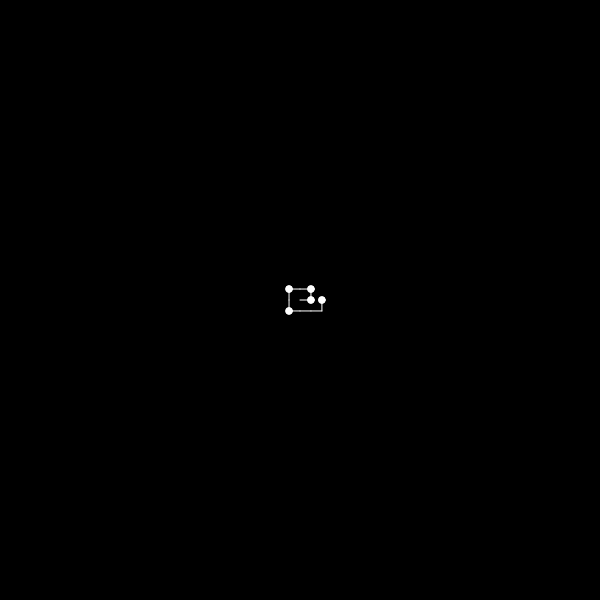
Frame 1 (no input)
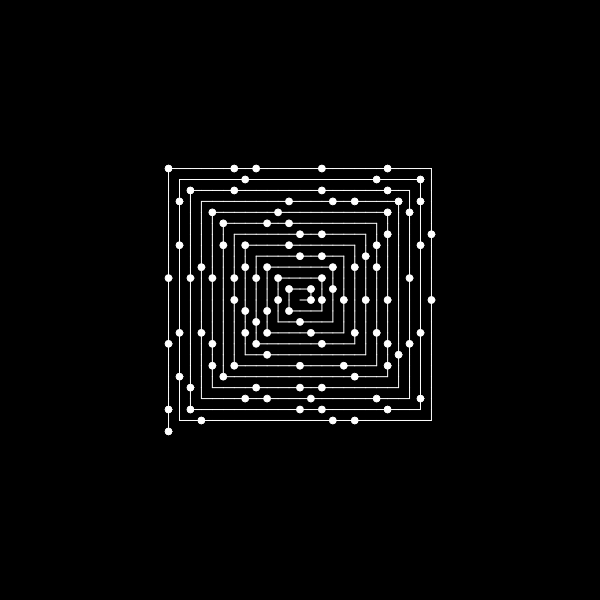
Frame 60 (no input)
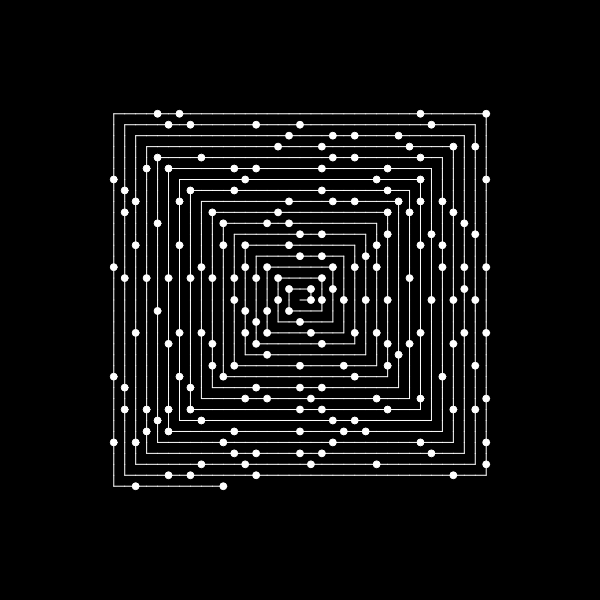
Frame 120 (the mouse pressed at the canvas centre since frame 60)

The p5.js sketch that drew these frames (run headless with seeded random() and noise() and a simulated clock; from frame 60 on, the mouse is pressed at the canvas centre):

// p5.js sketch
// ── sketch.js
let x, y;
let state = 0;
let lenStep;
let stepsLeft = 1;
let currentStep = 0;
let number = 1;

let limitNumber = 3000;
let lenWindow = 600;

function setup() {
  
  createCanvas(lenWindow, lenWindow);
  background(0);
  frameRate(24000);
  
  lenStep = lenWindow/sqrt(limitNumber);
  
  x = width/2;
  y = height/2;
  
  
}

function isPrime(num){
  
  if(num == 1){
    return false;
  }
  if(num == 2){
    return true;
  }
  
  for(let i = 2 ; i*i <= num ; i += 1){
    if(num%i == 0){
      return false;
    }
  }
  return true;
}

let r = 20;
let angle = 0;

function draw() {
  
  for(let i = 0 ; i < 10 ; i++){

    number += 1;

    let prevX = x;
    let prevY = y;

    switch(state){
      case 0:
        x += lenStep;
        break;
      case 1:
        y -= lenStep;
        break;
      case 2:
        x -= lenStep;
        break;
      case 3:
        y += lenStep;
        break;
    }

    strokeWeight(1);
    stroke(255);
    line(prevX, prevY, x, y);
    if(isPrime(number)){
      circle(x, y, lenStep/1.6);  
    }

    currentStep += 1;

    if(currentStep == int(stepsLeft)){
      stepsLeft += 0.5;
      currentStep = 0;
      state += 1;
      if(state == 4){
        state = 0;
      }
    }

    if(x >= width || y >= height){
      noLoop();
    }
    
  }
  
}
